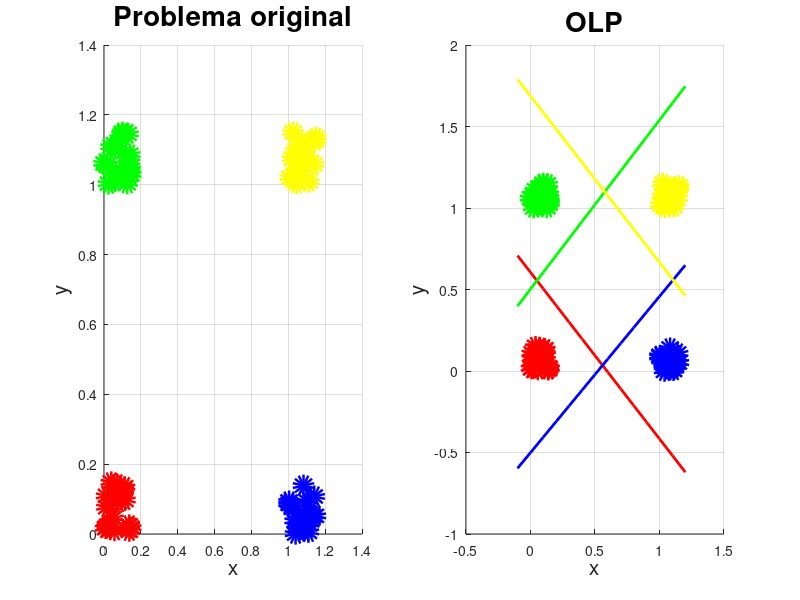

Reproduce this figure in MATLAB.
% Ian Mu;oz Nu;ez - Perceptron Unicapa
% Desarrollar un codigo en el que un perceptron unicapa sea
% capaz de clasificar 4 grupos utilizando la funcion
% logistica y el esquema One-vs-All
%           1
% y = -------------
%     1 + exp(-a*v)

seed = [0 0 1 1;
        0 1 0 1]; % Puntos de referencia para los puntos
clases = 4; % Numero de clases deseadas
p = 20; % Numero de patrones por clase
n_inputs = 2; % Numero de entradas de la red
n_outputs = 4; % Numero de salidas de la red

% Llenado de los patrones de entrada y la salida deseada
for i= 1:clases
    x(:, (p*i)-(p-1):p*i) = seed(:,i) + 0.15*rand(n_inputs,p);
    d(i, (p*i)-(p-1):p*i) = ones(1,p);
end

a = 1; % Parametro para modificar el comportamiento de una funcion
eta = 0.2; % Factor de aprendizaje de la red
epocas = 10000; % Numero de iteraciones deseadas
xl = -2; % Limite inferior para los pesos y bias
xu = 2; % Limite superior para los pesos y bias
w = xl + (xu-xl)*rand(n_inputs,n_outputs); % Pesos sinapticos
b = xl + (xu-xl)*rand(n_outputs,1); % Bias
p = size(x,2); % Numero de patrones de entrada

for epoca= 1:epocas
    v = w' * x + b; % Interaccion de la entrada con los pesos y el bias
    y = 1./(1 + exp(-a*v)); % Salida de la funcion
    dy = a*y.*(1 - y); % Derivada de la funcion

    e = (d - y).*dy; % Error obtenido entre la salida deseada y la obtenida
    w = w + ((eta/p)*(e*x'))'; % Ajuste de los pesos sinapticos
    b = b + (eta/p)*sum(e,2); % Ajuste del bias
end

xl = min(min(x))-0.1; % Limite inferior para los hiperplanos
xu = max(max(x))+0.1; % Limite superior para los hiperplanos
t = xl:0.1:xu; % Arreglo de valores para los hiperplanos
colors = [1 0 0; 0 1 0; 0 0 1; 1 1 0]; % Colores para diferenciar los grupos

figure(1)

subplot(121)
hold on
grid on

[_, yc] = max(d);
for i= 1:size(x,2)
    plot(x(1,i), x(2,i), 'o', 'Color', colors(yc(i),:), 'LineWidth', 8, 'MarkerSize', 8) % Grafica de los patrones de entrada
end

title("Problema original", 'FontSize', 20)
xlabel('x', 'FontSize', 15)
ylabel('y', 'FontSize', 15)

subplot(122)
hold on
grid on

[_, yc] = max(y);
for i= 1:size(x,2)
    plot(x(1,i), x(2,i), 'o', 'Color', colors(yc(i),:), 'LineWidth', 8, 'MarkerSize', 8) % Grafica de los grupos clasificados
end

for i= 1:clases
    f = (-w(1,i)/w(2,i))*t - (b(i,1)/w(2,i)); % Funcion del hiperplano separador
    plot(t, f, '-', 'Color', colors(i,:), 'LineWidth', 2) % Grafica de los hiperplanos
end

title("OLP", 'FontSize', 20)
xlabel('x', 'FontSize', 15)
ylabel('y', 'FontSize', 15)

